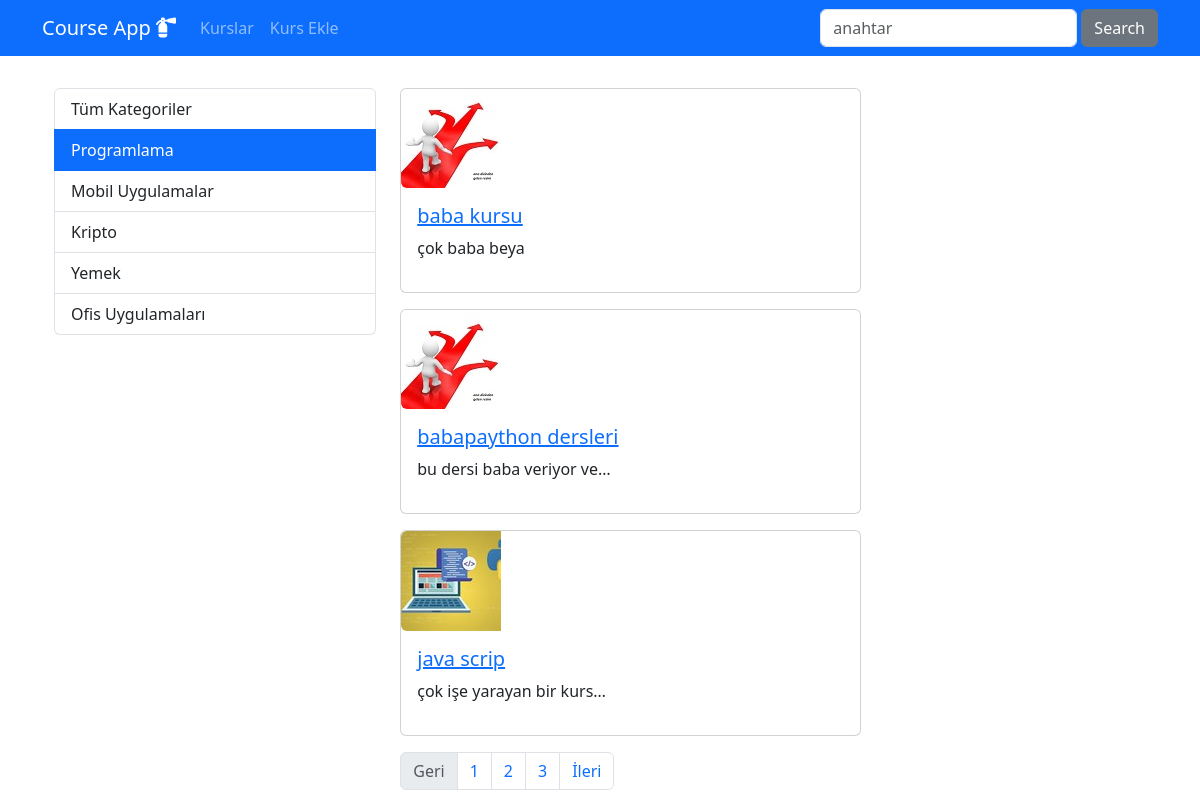
Screenshot of /kurslar/kategori/programlama with the database file from the repository.
### courses/models.py (models this page shows, shortened)
class Category(models.Model):
    name = models.CharField(max_length=40)
    slug = models.SlugField(default="", null=False, unique=True,db_index=True, max_length=50)

class Course(models.Model):
    title = models.CharField(max_length=50)
    description = models.TextField()
    imageUrl = models.CharField(max_length=50)
    isActive = models.BooleanField(default=False)
    isHome = models.BooleanField(default=False)
    slug = models.SlugField(default="", blank=True, null=False, unique=True, db_index=True)
    categories = models.ManyToManyField(Category)

### courses/views.py (the view)
# urls.py: path('kategori/<slug:slug>', views.getCoursesByCategory, name="courses_by_category"),
def getCoursesByCategory (request, slug):
   kurslar = Course.objects.filter(categories__slug=slug, isActive=1).order_by("title",)
   kategoriler = Category.objects.all()
   paginator = Paginator(kurslar,3)
   page = request.GET.get("page",1)
   page_obj = paginator.page(page)
   return render(request, 'courses/list.html',{
        "categories": kategoriler,
        "page_obj" : page_obj,
        "seciliKategori" : slug,
   })

### courses/templates/courses/list.html (shortened to what this page needs)
{% extends 'layout.html' %}
{% load static %}
{% block content %}
    <div class="container mt-3">
        <div class="row">
            <div class="col-5">
                {% include "courses/partials/_categories.html" %}
                </div>
            <div class="col-7">
                {% for course in page_obj.object_list %}
                    {% include "courses/partials/_course.html" %}
                {% endfor %}
                {% include "courses/partials/_pagination.html" %}
            </div>
            </div>
        </div>
    </div>
{% endblock content %}

### courses/templates/courses/partials/_categories.html
<div class="list-group">
    <a href="/kurslar" class="list-group-item list-group-item-action">Tüm Kategoriler</a>
    {% for category in categories %}
    <a href="{% url 'courses_by_category' category.slug %}"
    class="list-group-item list-group-item-action {% if seciliKategori == category.slug %}active{% endif %}">
    {{category.name | title}}</a>
    {% endfor %}
</div>

### courses/templates/courses/partials/_course.html (shortened to what this page needs)
{% load static %}
<div class="card mb-3">
    <div class="col-4">
        <img class="img-fluid rounded-start" src="{% static 'courses/img/'|add:course.imageUrl %}" alt="{{ course.title }}">
    </div>
    <div class="col-8">
        <div class="card-body">
            <h5 class="card-title">
                <a href="{% url 'course_details' course.slug %}">
                    {{ course.title }}
                </a>
            </h5>
            <p class="card-text">{{ course.description | truncatechars:"25"}}</p>
        </div>
    </div>
</div>

### rows the page displays
Category: name "Programlama"
Category: name "Mobil Uygulamalar"
Category: name "Kripto"
Category: name "Yemek"
Category: name "Ofis Uygulamaları"
Course: imageUrl (picture), title "baba kursu", description "çok baba beya"
Course: imageUrl (picture), title "babapaython dersleri", description "bu dersi baba veriyor ve…"
Course: imageUrl (picture), title "java scrip", description "çok işe yarayan bir kurs…"

### other values shown
{{ i }} "1" "2" "3"
